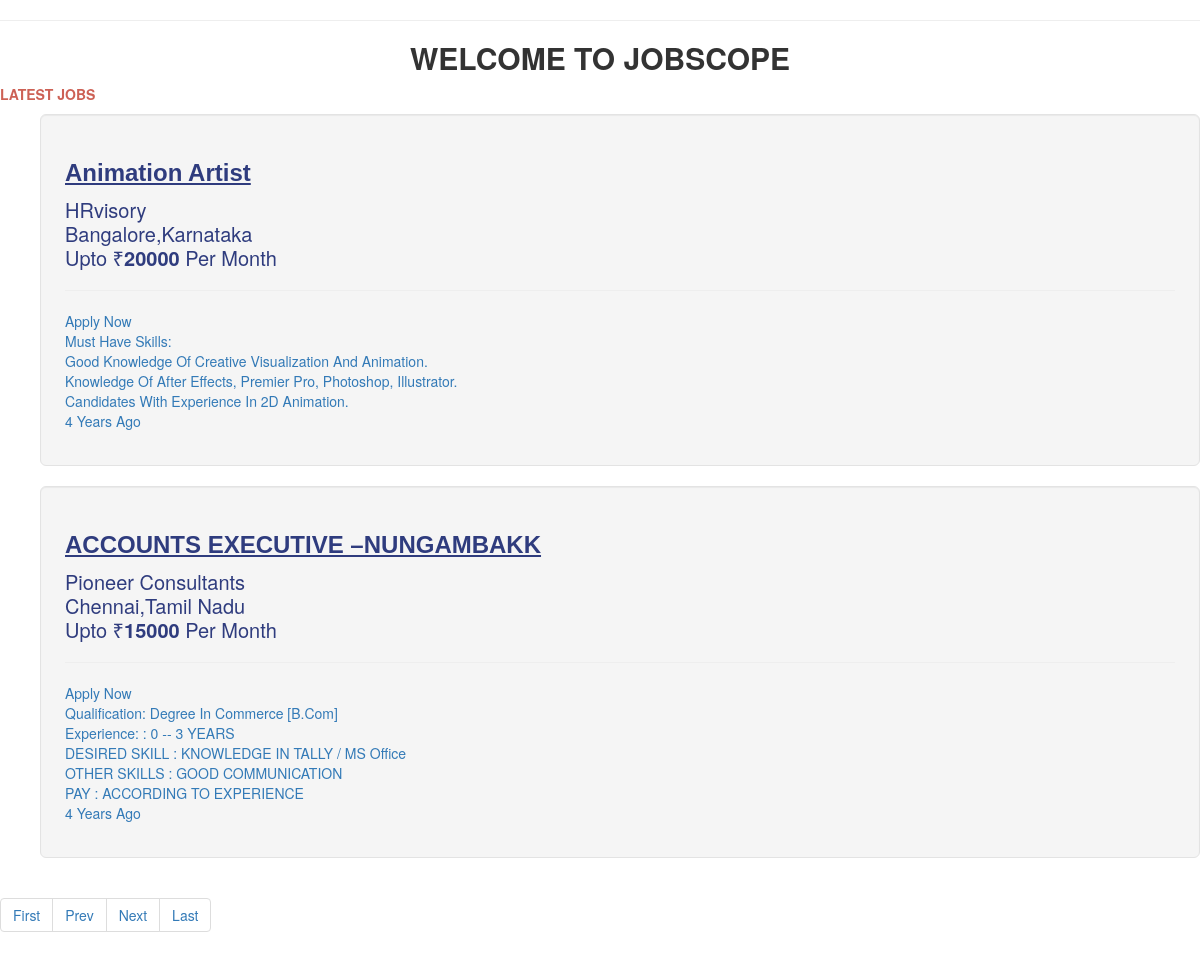
The app's page /?pageno=4 with its own data.
### tables this page shows
CREATE TABLE `jobs` (
  `j_id` int(4) NOT NULL,
  `j_category` varchar(40) NOT NULL,
  `j_owner_name` varchar(30) NOT NULL,
  `j_title` varchar(30) NOT NULL,
  `j_date` datetime NOT NULL DEFAULT current_timestamp(),
  `j_hours` float(3,1) NOT NULL,
  `j_salary` int(10) NOT NULL,
  `j_experience` int(3) NOT NULL,
  `j_discription` varchar(300) NOT NULL,
  `j_city` varchar(20) NOT NULL,
  `j_state` varchar(30) NOT NULL,
  `j_active` int(1) NOT NULL DEFAULT 0,
  `j_company` varchar(100) NOT NULL
);

### index.php (the view, shortened to what this page needs)
<?php session_start();
	if (isset($_GET['pageno']))
		{
            $pageno = $_GET['pageno'];
        } else
		{
            $pageno = 1;
		}
        $no_of_records_per_page = 2;
        $offset = ($pageno-1) * $no_of_records_per_page;
		$link=mysqli_connect("localhost","root","","jobscope")or die("Connection Failed");
		$total_pages_sql="select count(*) from jobs";
		$r=mysqli_query($link,$total_pages_sql);
		$total_rows = mysqli_fetch_array($r)[0];
		$total_pages = ceil($total_rows / $no_of_records_per_page);
		$q="select * from jobs where j_active=1 order by j_id desc LIMIT $offset,$no_of_records_per_page";
		$res=mysqli_query($link,$q);
?>
<!DOCTYPE html PUBLIC "-//W3C//DTD XHTML 1.0 Strict//EN" "http://www.w3.org/TR/xhtml1/DTD/xhtml1-strict.dtd">
<html xmlns="http://www.w3.org/1999/xhtml">
<head>
  <link rel="stylesheet" href="https://maxcdn.bootstrapcdn.com/bootstrap/3.3.7/css/bootstrap.min.css">
<?php
 function get_date_ago( $time )
	{
		$time_difference = time() - $time;
    $condition = array( 12 * 30 * 24 * 60 * 60 =>  'year',
                30 * 24 * 60 * 60       =>  'month',
                24 * 60 * 60            =>  'day',
                60 * 60                 =>  'hour',
                60                      =>  'minute',
                1                       =>  'second'
    );
    foreach( $condition as $secs => $str )
    {
        $d = $time_difference / $secs;
        if( $d >= 1 )
        {
            $t = round( $d );
            return $t . ' ' . $str . ( $t > 1 ? 's' : '' ) . ' ago';
        }
    }
}
?>
</head>
<body>
<div id="wrapper">
	<div id="page">
		<div id="page-bgtop">
			<hr />
			<div id="content">
				<div class="post">
					<h2 class="title"><center><b>WELCOME TO JOBSCOPE</b></center></a></h2>
					<p class="meta"><font color ="#CD6155" ><b>LATEST JOBS</b></font></p>
					<div class="entry">
						<ul>
							<?php
									while($row = mysqli_fetch_array($res))
									{
										$timeago= get_date_ago(strtotime($row['j_date']));
										echo '<a href="job_details.php?id='.$row['j_id'].'" style=" text-decoration: none;"><div class="well well-lg ho" style=" text-transform: capitalize;">
											<h3><b>'.$row['j_title'].'</b></h3><p>'.
											  $row['j_company'].'<br>'.$row['j_city'].','.$row['j_state'].'<br>'.
											  'Upto &#x20b9;<b>'.$row['j_salary'].'</b> per month<hr>'.
											  'Apply Now'.'<br>'.$row['j_discription'].'<br>'.
											  $timeago.'</p></div></a>';
									}
							?>
						</ul>
						<ul class="pagination">
							<li><a href="?pageno=1">First</a></li>
							 <li class="<?php if($pageno <= 1){ echo 'disabled'; } ?>">
								<a href="<?php if($pageno <= 1){ echo '#'; } else { echo "?pageno=".($pageno - 1); } ?>">Prev</a>
							</li>
							<li class="<?php if($pageno >= $total_pages){ echo 'disabled'; } ?>">
								<a href="<?php if($pageno >= $total_pages){ echo '#'; } else { echo "?pageno=".($pageno + 1); } ?>">Next</a>
							</li>
							<li><a href="?pageno=<?php echo $total_pages; ?>">Last</a></li>
						</ul>
					</div>
				</div>
			</div>
		</div>
	</div>
</div>
</body>
</html>

### index.php (style rules this page uses)
div.ho h3 { color:#2F3C7E; font-family: Arial, Helvetica, sans-serif!important; text-decoration: underline; line-height: 1.2; }
div.ho p { color:#2F3C7E; font-size:20px; line-height: 1.2; }

### records on screen
jobs: j_title "Animation Artist", j_company "HRvisory", j_city "Bangalore", j_state "Karnataka", j_salary "20000", j_discription "Must Have Skills: Good Knowledge Of Creative Visualization And Animation. Knowledge Of After Effects, Premier Pro, Photoshop, Illustrator. Candidates With Experience In 2D Animation.", j_date "4 Years Ago"
jobs: j_title "ACCOUNTS EXECUTIVE –NUNGAMBAKK", j_company "Pioneer Consultants", j_city "Chennai", j_state "Tamil Nadu", j_salary "15000", j_discription "Qualification: Degree In Commerce [B.Com] Experience: : 0 -- 3 YEARS DESIRED SKILL : KNOWLEDGE IN TALLY / MS Office OTHER SKILLS : GOOD COMMUNICATION PAY : ACCORDING TO EXPERIENCE", j_date "4 Years Ago"
